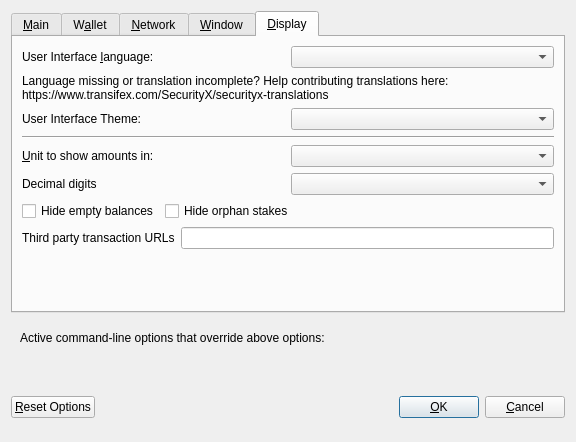
<?xml version="1.0" encoding="UTF-8"?>
<ui version="4.0">
 <class>OptionsDialog</class>
 <widget class="QDialog" name="OptionsDialog">
  <property name="geometry">
   <rect>
    <x>0</x>
    <y>0</y>
    <width>576</width>
    <height>442</height>
   </rect>
  </property>
  <property name="windowTitle">
   <string>Options</string>
  </property>
  <property name="modal">
   <bool>true</bool>
  </property>
  <layout class="QVBoxLayout" name="verticalLayout">
   <item>
    <widget class="QTabWidget" name="tabWidget">
     <property name="currentIndex">
      <number>4</number>
     </property>
     <widget class="QWidget" name="tabMain">
      <attribute name="title">
       <string>&amp;Main</string>
      </attribute>
      <layout class="QVBoxLayout" name="verticalLayout_Main">
       <item>
        <widget class="QCheckBox" name="bitcoinAtStartup">
         <property name="toolTip">
          <string>Automatically start SecurityX after logging in to the system.</string>
         </property>
         <property name="text">
          <string>&amp;Start SecurityX on system login</string>
         </property>
        </widget>
       </item>
       <item>
        <layout class="QHBoxLayout" name="horizontalLayout_2_Main">
         <item>
          <widget class="QLabel" name="databaseCacheLabel">
           <property name="text">
            <string>Size of &amp;database cache</string>
           </property>
           <property name="textFormat">
            <enum>Qt::PlainText</enum>
           </property>
           <property name="buddy">
            <cstring>databaseCache</cstring>
           </property>
          </widget>
         </item>
         <item>
          <widget class="QSpinBox" name="databaseCache"/>
         </item>
         <item>
          <widget class="QLabel" name="databaseCacheUnitLabel">
           <property name="text">
            <string>MB</string>
           </property>
           <property name="textFormat">
            <enum>Qt::PlainText</enum>
           </property>
          </widget>
         </item>
         <item>
          <spacer name="horizontalSpacer_2_Main">
           <property name="orientation">
            <enum>Qt::Horizontal</enum>
           </property>
           <property name="sizeHint" stdset="0">
            <size>
             <width>40</width>
             <height>20</height>
            </size>
           </property>
          </spacer>
         </item>
        </layout>
       </item>
       <item>
        <layout class="QHBoxLayout" name="horizontalLayout_3_Main">
         <item>
          <widget class="QLabel" name="threadsScriptVerifLabel">
           <property name="text">
            <string>Number of script &amp;verification threads</string>
           </property>
           <property name="textFormat">
            <enum>Qt::PlainText</enum>
           </property>
           <property name="buddy">
            <cstring>threadsScriptVerif</cstring>
           </property>
          </widget>
         </item>
         <item>
          <widget class="QSpinBox" name="threadsScriptVerif">
           <property name="toolTip">
            <string>(0 = auto, &lt;0 = leave that many cores free)</string>
           </property>
          </widget>
         </item>
         <item>
          <spacer name="horizontalSpacer_3_Main">
           <property name="orientation">
            <enum>Qt::Horizontal</enum>
           </property>
           <property name="sizeHint" stdset="0">
            <size>
             <width>40</width>
             <height>20</height>
            </size>
           </property>
          </spacer>
         </item>
        </layout>
       </item>
       <item>
        <spacer name="verticalSpacer_2">
         <property name="orientation">
          <enum>Qt::Vertical</enum>
         </property>
         <property name="sizeHint" stdset="0">
          <size>
           <width>20</width>
           <height>40</height>
          </size>
         </property>
        </spacer>
       </item>
       <item>
        <widget class="QCheckBox" name="checkBoxZeromintEnable">
         <property name="toolTip">
          <string>Enable automatic minting of SECX units to zSECX</string>
         </property>
         <property name="layoutDirection">
          <enum>Qt::LeftToRight</enum>
         </property>
         <property name="text">
          <string>Enable zSECX Automint</string>
         </property>
        </widget>
       </item>
       <item>
        <layout class="QHBoxLayout" name="horizontalLayout_3">
         <item>
          <widget class="QLabel" name="percentage_label">
           <property name="toolTip">
            <string>Percentage of incoming SECX which get automatically converted to zSECX via Zerocoin Protocol (min: 10%)</string>
           </property>
           <property name="text">
            <string>Percentage of autominted zSECX</string>
           </property>
          </widget>
         </item>
         <item>
          <widget class="QSpinBox" name="zeromintPercentage">
           <property name="minimum">
            <number>1</number>
           </property>
           <property name="maximum">
            <number>100</number>
           </property>
          </widget>
         </item>
        </layout>
       </item>
       <item>
        <layout class="QHBoxLayout" name="horizontalLayout" stretch="0,0">
         <property name="sizeConstraint">
          <enum>QLayout::SetFixedSize</enum>
         </property>
         <item>
          <widget class="QLabel" name="labelPreferredDenom">
           <property name="maximumSize">
            <size>
             <width>16777215</width>
             <height>16777215</height>
            </size>
           </property>
           <property name="toolTip">
            <string>Wait with automatic conversion to Zerocoin until enough SECX for this denomination is available</string>
           </property>
           <property name="text">
            <string>Preferred Automint zSECX Denomination</string>
           </property>
          </widget>
         </item>
         <item>
          <widget class="QComboBox" name="preferredDenom">
           <property name="maximumSize">
            <size>
             <width>16777215</width>
             <height>27</height>
            </size>
           </property>
           <property name="toolTip">
            <string>Wait with automatic conversion to Zerocoin until enough SECX for this denomination is available</string>
           </property>
           <property name="maxVisibleItems">
            <number>9</number>
           </property>
           <property name="maxCount">
            <number>9</number>
           </property>
          </widget>
         </item>
        </layout>
       </item>
      </layout>
     </widget>
     <widget class="QWidget" name="tabWallet">
      <attribute name="title">
       <string>W&amp;allet</string>
      </attribute>
      <layout class="QVBoxLayout" name="verticalLayout_Wallet">
       <item>
        <layout class="QHBoxLayout" name="horizontalLayout_2_Wallet">
         <item>
          <widget class="QLabel" name="labelStakeSplitThresholdText">
           <property name="text">
            <string>Stake split threshold:</string>
           </property>
          </widget>
         </item>
         <item>
          <widget class="QSpinBox" name="spinBoxStakeSplitThreshold">
           <property name="minimum">
            <number>1</number>
           </property>
           <property name="maximum">
            <number>999999</number>
           </property>
          </widget>
         </item>
        </layout>
       </item>
       <item>
        <widget class="QGroupBox" name="groupBox">
         <property name="title">
          <string>Expert</string>
         </property>
         <layout class="QVBoxLayout" name="verticalLayout_2">
          <item>
           <widget class="QCheckBox" name="coinControlFeatures">
            <property name="toolTip">
             <string>Whether to show coin control features or not.</string>
            </property>
            <property name="text">
             <string>Enable coin &amp;control features</string>
            </property>
           </widget>
          </item>
          <item>
           <widget class="QCheckBox" name="showMasternodesTab">
            <property name="toolTip">
             <string>Show additional tab listing all your masternodes in first sub-tab&lt;br/&gt;and all masternodes on the network in second sub-tab.</string>
            </property>
            <property name="text">
             <string>Show Masternodes Tab</string>
            </property>
           </widget>
          </item>
          <item>
           <widget class="QCheckBox" name="spendZeroConfChange">
            <property name="toolTip">
             <string>If you disable the spending of unconfirmed change, the change from a transaction&lt;br/&gt;cannot be used until that transaction has at least one confirmation.&lt;br/&gt;This also affects how your balance is computed.</string>
            </property>
            <property name="text">
             <string>&amp;Spend unconfirmed change</string>
            </property>
           </widget>
          </item>
         </layout>
        </widget>
       </item>
       <item>
        <spacer name="verticalSpacer_Wallet">
         <property name="orientation">
          <enum>Qt::Vertical</enum>
         </property>
         <property name="sizeHint" stdset="0">
          <size>
           <width>20</width>
           <height>40</height>
          </size>
         </property>
        </spacer>
       </item>
      </layout>
     </widget>
     <widget class="QWidget" name="tabNetwork">
      <attribute name="title">
       <string>&amp;Network</string>
      </attribute>
      <layout class="QVBoxLayout" name="verticalLayout_Network">
       <item>
        <widget class="QCheckBox" name="mapPortUpnp">
         <property name="toolTip">
          <string>Automatically open the SecurityX client port on the router. This only works when your router supports UPnP and it is enabled.</string>
         </property>
         <property name="text">
          <string>Map port using &amp;UPnP</string>
         </property>
        </widget>
       </item>
       <item>
        <widget class="QCheckBox" name="allowIncoming">
         <property name="toolTip">
          <string>Accept connections from outside</string>
         </property>
         <property name="text">
          <string>Allow incoming connections</string>
         </property>
        </widget>
       </item>
       <item>
        <widget class="QCheckBox" name="connectSocks">
         <property name="toolTip">
          <string>Connect to the SecurityX network through a SOCKS5 proxy.</string>
         </property>
         <property name="text">
          <string>&amp;Connect through SOCKS5 proxy (default proxy):</string>
         </property>
        </widget>
       </item>
       <item>
        <layout class="QHBoxLayout" name="horizontalLayout_1_Network">
         <item>
          <widget class="QLabel" name="proxyIpLabel">
           <property name="text">
            <string>Proxy &amp;IP:</string>
           </property>
           <property name="textFormat">
            <enum>Qt::PlainText</enum>
           </property>
           <property name="buddy">
            <cstring>proxyIp</cstring>
           </property>
          </widget>
         </item>
         <item>
          <widget class="QValidatedLineEdit" name="proxyIp">
           <property name="minimumSize">
            <size>
             <width>140</width>
             <height>0</height>
            </size>
           </property>
           <property name="maximumSize">
            <size>
             <width>140</width>
             <height>16777215</height>
            </size>
           </property>
           <property name="toolTip">
            <string>IP address of the proxy (e.g. IPv4: 127.0.0.1 / IPv6: ::1)</string>
           </property>
          </widget>
         </item>
         <item>
          <widget class="QLabel" name="proxyPortLabel">
           <property name="text">
            <string>&amp;Port:</string>
           </property>
           <property name="textFormat">
            <enum>Qt::PlainText</enum>
           </property>
           <property name="buddy">
            <cstring>proxyPort</cstring>
           </property>
          </widget>
         </item>
         <item>
          <widget class="QLineEdit" name="proxyPort">
           <property name="minimumSize">
            <size>
             <width>55</width>
             <height>0</height>
            </size>
           </property>
           <property name="maximumSize">
            <size>
             <width>55</width>
             <height>16777215</height>
            </size>
           </property>
           <property name="toolTip">
            <string>Port of the proxy (e.g. 9050)</string>
           </property>
          </widget>
         </item>
         <item>
          <spacer name="horizontalSpacer_1_Network">
           <property name="orientation">
            <enum>Qt::Horizontal</enum>
           </property>
           <property name="sizeHint" stdset="0">
            <size>
             <width>40</width>
             <height>20</height>
            </size>
           </property>
          </spacer>
         </item>
        </layout>
       </item>
       <item>
        <spacer name="verticalSpacer_Network">
         <property name="orientation">
          <enum>Qt::Vertical</enum>
         </property>
         <property name="sizeHint" stdset="0">
          <size>
           <width>20</width>
           <height>40</height>
          </size>
         </property>
        </spacer>
       </item>
      </layout>
     </widget>
     <widget class="QWidget" name="tabWindow">
      <attribute name="title">
       <string>&amp;Window</string>
      </attribute>
      <layout class="QVBoxLayout" name="verticalLayout_Window">
       <item>
        <widget class="QCheckBox" name="minimizeToTray">
         <property name="toolTip">
          <string>Show only a tray icon after minimizing the window.</string>
         </property>
         <property name="text">
          <string>&amp;Minimize to the tray instead of the taskbar</string>
         </property>
        </widget>
       </item>
       <item>
        <widget class="QCheckBox" name="minimizeOnClose">
         <property name="toolTip">
          <string>Minimize instead of exit the application when the window is closed. When this option is enabled, the application will be closed only after selecting Quit in the menu.</string>
         </property>
         <property name="text">
          <string>M&amp;inimize on close</string>
         </property>
        </widget>
       </item>
       <item>
        <spacer name="verticalSpacer_Window">
         <property name="orientation">
          <enum>Qt::Vertical</enum>
         </property>
         <property name="sizeHint" stdset="0">
          <size>
           <width>20</width>
           <height>40</height>
          </size>
         </property>
        </spacer>
       </item>
      </layout>
     </widget>
     <widget class="QWidget" name="tabDisplay">
      <attribute name="title">
       <string>&amp;Display</string>
      </attribute>
      <layout class="QVBoxLayout" name="verticalLayout_Display">
       <item>
        <layout class="QHBoxLayout" name="horizontalLayout_1_Display">
         <item>
          <widget class="QLabel" name="langLabel">
           <property name="text">
            <string>User Interface &amp;language:</string>
           </property>
           <property name="textFormat">
            <enum>Qt::PlainText</enum>
           </property>
           <property name="buddy">
            <cstring>lang</cstring>
           </property>
          </widget>
         </item>
         <item>
          <widget class="QValueComboBox" name="lang">
           <property name="toolTip">
            <string>The user interface language can be set here. This setting will take effect after restarting SecurityX.</string>
           </property>
          </widget>
         </item>
        </layout>
       </item>
       <item>
        <widget class="QLabel" name="label_3">
         <property name="toolTip">
          <string notr="true"/>
         </property>
         <property name="statusTip">
          <string notr="true"/>
         </property>
         <property name="whatsThis">
          <string notr="true"/>
         </property>
         <property name="accessibleName">
          <string notr="true"/>
         </property>
         <property name="text">
          <string>Language missing or translation incomplete? Help contributing translations here:
https://www.transifex.com/SecurityX/securityx-translations</string>
         </property>
         <property name="wordWrap">
          <bool>true</bool>
         </property>
         <property name="openExternalLinks">
          <bool>true</bool>
         </property>
         <property name="textInteractionFlags">
          <set>Qt::TextBrowserInteraction</set>
         </property>
        </widget>
       </item>
       <item>
        <layout class="QHBoxLayout" name="horizontalLayout_2_Display" stretch="0,0">
         <item>
          <widget class="QLabel" name="themeLabel">
           <property name="text">
            <string>User Interface Theme:</string>
           </property>
          </widget>
         </item>
         <item>
          <widget class="QValueComboBox" name="theme"/>
         </item>
        </layout>
       </item>
       <item>
        <widget class="Line" name="line">
         <property name="orientation">
          <enum>Qt::Horizontal</enum>
         </property>
        </widget>
       </item>
       <item>
        <layout class="QHBoxLayout" name="horizontalLayout_3_Display">
         <item>
          <widget class="QLabel" name="unitLabel">
           <property name="text">
            <string>&amp;Unit to show amounts in:</string>
           </property>
           <property name="textFormat">
            <enum>Qt::PlainText</enum>
           </property>
           <property name="buddy">
            <cstring>unit</cstring>
           </property>
          </widget>
         </item>
         <item>
          <widget class="QValueComboBox" name="unit">
           <property name="toolTip">
            <string>Choose the default subdivision unit to show in the interface and when sending coins.</string>
           </property>
          </widget>
         </item>
        </layout>
       </item>
       <item>
        <layout class="QHBoxLayout" name="horizontalLayout_4_Display">
         <item>
          <widget class="QLabel" name="digitsLabel">
           <property name="text">
            <string>Decimal digits</string>
           </property>
          </widget>
         </item>
         <item>
          <widget class="QValueComboBox" name="digits"/>
         </item>
        </layout>
       </item>
       <item>
        <layout class="QHBoxLayout" name="horizontalLayout_5_Display">
         <item>
          <widget class="QCheckBox" name="checkBoxHideZeroBalances">
           <property name="toolTip">
            <string>Hide empty balances</string>
           </property>
           <property name="layoutDirection">
            <enum>Qt::LeftToRight</enum>
           </property>
           <property name="text">
            <string>Hide empty balances</string>
           </property>
          </widget>
         </item>
         <item>
          <widget class="QCheckBox" name="checkBoxHideOrphans">
           <property name="toolTip">
            <string>Hide orphan stakes in transaction lists</string>
           </property>
           <property name="text">
            <string>Hide orphan stakes</string>
           </property>
          </widget>
         </item>
         <item>
          <spacer name="horizontalSpacer">
           <property name="orientation">
            <enum>Qt::Horizontal</enum>
           </property>
           <property name="sizeHint" stdset="0">
            <size>
             <width>40</width>
             <height>20</height>
            </size>
           </property>
          </spacer>
         </item>
        </layout>
       </item>
       <item>
        <layout class="QHBoxLayout" name="horizontalLayout_6_Display">
         <item>
          <widget class="QLabel" name="thirdPartyTxUrlsLabel">
           <property name="toolTip">
            <string>Third party URLs (e.g. a block explorer) that appear in the transactions tab as context menu items. %s in the URL is replaced by transaction hash. Multiple URLs are separated by vertical bar |.</string>
           </property>
           <property name="text">
            <string>Third party transaction URLs</string>
           </property>
           <property name="buddy">
            <cstring>thirdPartyTxUrls</cstring>
           </property>
          </widget>
         </item>
         <item>
          <widget class="QLineEdit" name="thirdPartyTxUrls">
           <property name="toolTip">
            <string>Third party URLs (e.g. a block explorer) that appear in the transactions tab as context menu items. %s in the URL is replaced by transaction hash. Multiple URLs are separated by vertical bar |.</string>
           </property>
          </widget>
         </item>
        </layout>
       </item>
       <item>
        <spacer name="verticalSpacer">
         <property name="orientation">
          <enum>Qt::Vertical</enum>
         </property>
         <property name="sizeHint" stdset="0">
          <size>
           <width>20</width>
           <height>40</height>
          </size>
         </property>
        </spacer>
       </item>
      </layout>
     </widget>
    </widget>
   </item>
   <item>
    <widget class="QFrame" name="frame">
     <layout class="QVBoxLayout" name="verticalLayout_Bottom">
      <item>
       <layout class="QHBoxLayout" name="horizontalLayout_Bottom">
        <item>
         <widget class="QLabel" name="overriddenByCommandLineInfoLabel">
          <property name="text">
           <string>Active command-line options that override above options:</string>
          </property>
          <property name="textFormat">
           <enum>Qt::PlainText</enum>
          </property>
         </widget>
        </item>
        <item>
         <spacer name="horizontalSpacer_Bottom">
          <property name="orientation">
           <enum>Qt::Horizontal</enum>
          </property>
          <property name="sizeHint" stdset="0">
           <size>
            <width>40</width>
            <height>20</height>
           </size>
          </property>
         </spacer>
        </item>
       </layout>
      </item>
      <item>
       <widget class="QLabel" name="overriddenByCommandLineLabel">
        <property name="text">
         <string/>
        </property>
        <property name="textFormat">
         <enum>Qt::PlainText</enum>
        </property>
        <property name="wordWrap">
         <bool>true</bool>
        </property>
       </widget>
      </item>
     </layout>
    </widget>
   </item>
   <item>
    <layout class="QHBoxLayout" name="horizontalLayout_Buttons">
     <item>
      <widget class="QPushButton" name="resetButton">
       <property name="toolTip">
        <string>Reset all client options to default.</string>
       </property>
       <property name="text">
        <string>&amp;Reset Options</string>
       </property>
       <property name="autoDefault">
        <bool>false</bool>
       </property>
      </widget>
     </item>
     <item>
      <spacer name="horizontalSpacer_1">
       <property name="orientation">
        <enum>Qt::Horizontal</enum>
       </property>
       <property name="sizeHint" stdset="0">
        <size>
         <width>40</width>
         <height>48</height>
        </size>
       </property>
      </spacer>
     </item>
     <item>
      <widget class="QLabel" name="statusLabel">
       <property name="minimumSize">
        <size>
         <width>200</width>
         <height>0</height>
        </size>
       </property>
       <property name="font">
        <font>
         <weight>75</weight>
         <bold>true</bold>
        </font>
       </property>
       <property name="text">
        <string/>
       </property>
       <property name="textFormat">
        <enum>Qt::PlainText</enum>
       </property>
       <property name="wordWrap">
        <bool>true</bool>
       </property>
      </widget>
     </item>
     <item>
      <spacer name="horizontalSpacer_2">
       <property name="orientation">
        <enum>Qt::Horizontal</enum>
       </property>
       <property name="sizeHint" stdset="0">
        <size>
         <width>40</width>
         <height>48</height>
        </size>
       </property>
      </spacer>
     </item>
     <item>
      <widget class="QPushButton" name="okButton">
       <property name="text">
        <string>&amp;OK</string>
       </property>
       <property name="autoDefault">
        <bool>false</bool>
       </property>
       <property name="default">
        <bool>true</bool>
       </property>
      </widget>
     </item>
     <item>
      <widget class="QPushButton" name="cancelButton">
       <property name="text">
        <string>&amp;Cancel</string>
       </property>
       <property name="autoDefault">
        <bool>false</bool>
       </property>
      </widget>
     </item>
    </layout>
   </item>
  </layout>
 </widget>
 <customwidgets>
  <customwidget>
   <class>QValidatedLineEdit</class>
   <extends>QLineEdit</extends>
   <header>qvalidatedlineedit.h</header>
  </customwidget>
  <customwidget>
   <class>QValueComboBox</class>
   <extends>QComboBox</extends>
   <header>qvaluecombobox.h</header>
  </customwidget>
 </customwidgets>
 <resources/>
 <connections/>
</ui>
